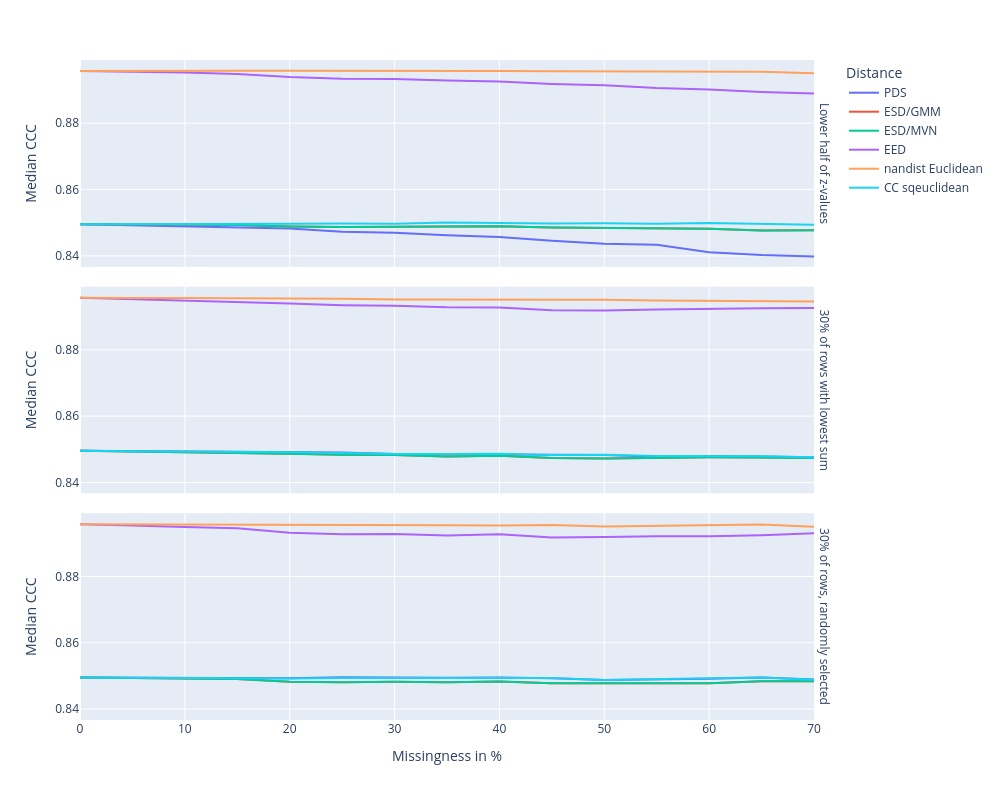

The notebook cell this image was saved under:
### Code cell
# Median CCC, highlighted scenarios
fig = px.line(
    condensed_df[condensed_df["Scenario"].isin(LOWSC)],
    x="Missingness in %",
    y="Median CCC",
    color="Distance",
    facet_row="Scenario",
    title=""
)
fig.update_layout(**LINEPLOT_SIZE)
fig.for_each_annotation(lambda a: a.update(text=SCENARIO_LABELS[a.text.split("=")[-1]]))
fig.for_each_trace(lambda a: a.update(name=DISTLABELS[a.name]))
fig.show()

### Figure 1 — Plotly figure (JSON) as saved in the notebook; plotly's stock layout.template omitted (floating-point values rounded to 4 significant figures)
{"data": [{"hovertemplate": "Distance=dixon_pds_sqeuclidean<br>Scenario=uniform_halflowestscalars<br>Missingness in %=%{x}<br>Median CCC=%{y}<extra></extra>", "legendgroup": "dixon_pds_sqeuclidean", "line": {"color": "#636efa", "dash": "solid"}, "marker": {"symbol": "circle"}, "mode": "lines", "name": "PDS", "orientation": "v", "showlegend": true, "type": "scatter", "x": [0, 1, 2, 5, 10, 15, 20, 25, 30, 35, 40, 45, 50, 55, 60, 65, 70], "xaxis": "x3", "y": [0.8496, 0.8495, 0.8494, 0.8493, 0.8489, 0.8485, 0.8482, 0.8473, 0.847, 0.8462, 0.8457, 0.8445, 0.8437, 0.8433, 0.8411, 0.8403, 0.8398], "yaxis": "y3"}, {"hovertemplate": "Distance=dixon_pds_sqeuclidean<br>Scenario=uniform_lowestrowsumsonly<br>Missingness in %=%{x}<br>Median CCC=%{y}<extra></extra>", "legendgroup": "dixon_pds_sqeuclidean", "line": {"color": "#636efa", "dash": "solid"}, "marker": {"symbol": "circle"}, "mode": "lines", "name": "PDS", "orientation": "v", "showlegend": false, "type": "scatter", "x": [0, 1, 2, 5, 10, 15, 20, 25, 30, 35, 40, 45, 50, 55, 60, 65, 70], "xaxis": "x2", "y": [0.8496, 0.8495, 0.8495, 0.8495, 0.8493, 0.8492, 0.8491, 0.849, 0.8486, 0.8486, 0.8485, 0.8483, 0.8483, 0.8478, 0.848, 0.8478, 0.8476], "yaxis": "y2"}, {"hovertemplate": "Distance=dixon_pds_sqeuclidean<br>Scenario=uniform_randomrows<br>Missingness in %=%{x}<br>Median CCC=%{y}<extra></extra>", "legendgroup": "dixon_pds_sqeuclidean", "line": {"color": "#636efa", "dash": "solid"}, "marker": {"symbol": "circle"}, "mode": "lines", "name": "PDS", "orientation": "v", "showlegend": false, "type": "scatter", "x": [0, 1, 2, 5, 10, 15, 20, 25, 30, 35, 40, 45, 50, 55, 60, 65, 70], "xaxis": "x", "y": [0.8496, 0.8495, 0.8495, 0.8495, 0.8495, 0.8493, 0.8493, 0.8496, 0.8495, 0.8494, 0.8495, 0.8493, 0.8488, 0.8489, 0.8491, 0.8496, 0.8489], "yaxis": "y"}, {"hovertemplate": "Distance=eirola_esd_gmm<br>Scenario=uniform_halflowestscalars<br>Missingness in %=%{x}<br>Median CCC=%{y}<extra></extra>", "legendgroup": "eirola_esd_gmm", "line": {"color": "#EF553B", "dash": "solid"}, "marker": {"symbol": "circle"}, "mode": "lines", "name": "ESD/GMM", "orientation": "v", "showlegend": true, "type": "scatter", "x": [0, 1, 2, 5, 10, 15, 20, 25, 30, 35, 40, 45, 50, 55, 60, 65, 70], "xaxis": "x3", "y": [0.8496, 0.8496, 0.8496, 0.8496, 0.8495, 0.8493, 0.8489, 0.8487, 0.8489, 0.8489, 0.849, 0.8485, 0.8484, 0.8482, 0.8482, 0.8476, 0.8477], "yaxis": "y3"}, {"hovertemplate": "Distance=eirola_esd_gmm<br>Scenario=uniform_lowestrowsumsonly<br>Missingness in %=%{x}<br>Median CCC=%{y}<extra></extra>", "legendgroup": "eirola_esd_gmm", "line": {"color": "#EF553B", "dash": "solid"}, "marker": {"symbol": "circle"}, "mode": "lines", "name": "ESD/GMM", "orientation": "v", "showlegend": false, "type": "scatter", "x": [0, 1, 2, 5, 10, 15, 20, 25, 30, 35, 40, 45, 50, 55, 60, 65, 70], "xaxis": "x2", "y": [0.8496, 0.8495, 0.8495, 0.8493, 0.8493, 0.8489, 0.8487, 0.8483, 0.8483, 0.8479, 0.8481, 0.8474, 0.8473, 0.8475, 0.8476, 0.8475, 0.8474], "yaxis": "y2"}, {"hovertemplate": "Distance=eirola_esd_gmm<br>Scenario=uniform_randomrows<br>Missingness in %=%{x}<br>Median CCC=%{y}<extra></extra>", "legendgroup": "eirola_esd_gmm", "line": {"color": "#EF553B", "dash": "solid"}, "marker": {"symbol": "circle"}, "mode": "lines", "name": "ESD/GMM", "orientation": "v", "showlegend": false, "type": "scatter", "x": [0, 1, 2, 5, 10, 15, 20, 25, 30, 35, 40, 45, 50, 55, 60, 65, 70], "xaxis": "x", "y": [0.8496, 0.8495, 0.8495, 0.8494, 0.8493, 0.8491, 0.8482, 0.8481, 0.8483, 0.8481, 0.8483, 0.8478, 0.8478, 0.8477, 0.8478, 0.8484, 0.8484], "yaxis": "y"}, {"hovertemplate": "Distance=eirola_esd_mvn<br>Scenario=uniform_halflowestscalars<br>Missingness in %=%{x}<br>Median CCC=%{y}<extra></extra>", "legendgroup": "eirola_esd_mvn", "line": {"color": "#00cc96", "dash": "solid"}, "marker": {"symbol": "circle"}, "mode": "lines", "name": "ESD/MVN", "orientation": "v", "showlegend": true, "type": "scatter", "x": [0, 1, 2, 5, 10, 15, 20, 25, 30, 35, 40, 45, 50, 55, 60, 65, 70], "xaxis": "x3", "y": [0.8496, 0.8496, 0.8496, 0.8496, 0.8495, 0.8493, 0.8489, 0.8487, 0.8489, 0.8489, 0.849, 0.8485, 0.8484, 0.8482, 0.8482, 0.8476, 0.8477], "yaxis": "y3"}, {"hovertemplate": "Distance=eirola_esd_mvn<br>Scenario=uniform_lowestrowsumsonly<br>Missingness in %=%{x}<br>Median CCC=%{y}<extra></extra>", "legendgroup": "eirola_esd_mvn", "line": {"color": "#00cc96", "dash": "solid"}, "marker": {"symbol": "circle"}, "mode": "lines", "name": "ESD/MVN", "orientation": "v", "showlegend": false, "type": "scatter", "x": [0, 1, 2, 5, 10, 15, 20, 25, 30, 35, 40, 45, 50, 55, 60, 65, 70], "xaxis": "x2", "y": [0.8496, 0.8495, 0.8495, 0.8493, 0.8493, 0.8489, 0.8487, 0.8483, 0.8483, 0.8479, 0.8481, 0.8474, 0.8473, 0.8475, 0.8476, 0.8475, 0.8474], "yaxis": "y2"}, {"hovertemplate": "Distance=eirola_esd_mvn<br>Scenario=uniform_randomrows<br>Missingness in %=%{x}<br>Median CCC=%{y}<extra></extra>", "legendgroup": "eirola_esd_mvn", "line": {"color": "#00cc96", "dash": "solid"}, "marker": {"symbol": "circle"}, "mode": "lines", "name": "ESD/MVN", "orientation": "v", "showlegend": false, "type": "scatter", "x": [0, 1, 2, 5, 10, 15, 20, 25, 30, 35, 40, 45, 50, 55, 60, 65, 70], "xaxis": "x", "y": [0.8496, 0.8495, 0.8495, 0.8494, 0.8493, 0.8491, 0.8482, 0.8481, 0.8483, 0.8481, 0.8483, 0.8478, 0.8478, 0.8477, 0.8478, 0.8484, 0.8484], "yaxis": "y"}, {"hovertemplate": "Distance=mesquita_eed<br>Scenario=uniform_halflowestscalars<br>Missingness in %=%{x}<br>Median CCC=%{y}<extra></extra>", "legendgroup": "mesquita_eed", "line": {"color": "#ab63fa", "dash": "solid"}, "marker": {"symbol": "circle"}, "mode": "lines", "name": "EED", "orientation": "v", "showlegend": true, "type": "scatter", "x": [0, 1, 2, 5, 10, 15, 20, 25, 30, 35, 40, 45, 50, 55, 60, 65, 70], "xaxis": "x3", "y": [0.8957, 0.8957, 0.8956, 0.8955, 0.8953, 0.8948, 0.8939, 0.8934, 0.8933, 0.8928, 0.8926, 0.8918, 0.8915, 0.8906, 0.8902, 0.8894, 0.8889], "yaxis": "y3"}, {"hovertemplate": "Distance=mesquita_eed<br>Scenario=uniform_lowestrowsumsonly<br>Missingness in %=%{x}<br>Median CCC=%{y}<extra></extra>", "legendgroup": "mesquita_eed", "line": {"color": "#ab63fa", "dash": "solid"}, "marker": {"symbol": "circle"}, "mode": "lines", "name": "EED", "orientation": "v", "showlegend": false, "type": "scatter", "x": [0, 1, 2, 5, 10, 15, 20, 25, 30, 35, 40, 45, 50, 55, 60, 65, 70], "xaxis": "x2", "y": [0.8957, 0.8956, 0.8956, 0.8952, 0.8949, 0.8944, 0.8939, 0.8934, 0.8933, 0.8928, 0.8928, 0.8919, 0.8918, 0.8922, 0.8924, 0.8925, 0.8926], "yaxis": "y2"}, {"hovertemplate": "Distance=mesquita_eed<br>Scenario=uniform_randomrows<br>Missingness in %=%{x}<br>Median CCC=%{y}<extra></extra>", "legendgroup": "mesquita_eed", "line": {"color": "#ab63fa", "dash": "solid"}, "marker": {"symbol": "circle"}, "mode": "lines", "name": "EED", "orientation": "v", "showlegend": false, "type": "scatter", "x": [0, 1, 2, 5, 10, 15, 20, 25, 30, 35, 40, 45, 50, 55, 60, 65, 70], "xaxis": "x", "y": [0.8957, 0.8957, 0.8956, 0.8954, 0.8949, 0.8945, 0.8932, 0.8927, 0.8928, 0.8923, 0.8927, 0.8918, 0.8918, 0.8921, 0.8921, 0.8924, 0.893], "yaxis": "y"}, {"hovertemplate": "Distance=nandist_euclidean<br>Scenario=uniform_halflowestscalars<br>Missingness in %=%{x}<br>Median CCC=%{y}<extra></extra>", "legendgroup": "nandist_euclidean", "line": {"color": "#FFA15A", "dash": "solid"}, "marker": {"symbol": "circle"}, "mode": "lines", "name": "nandist Euclidean", "orientation": "v", "showlegend": true, "type": "scatter", "x": [0, 1, 2, 5, 10, 15, 20, 25, 30, 35, 40, 45, 50, 55, 60, 65, 70], "xaxis": "x3", "y": [0.8957, 0.8957, 0.8957, 0.8958, 0.8958, 0.8958, 0.8958, 0.8958, 0.8957, 0.8959, 0.8958, 0.8957, 0.8956, 0.8955, 0.8956, 0.8955, 0.8951], "yaxis": "y3"}, {"hovertemplate": "Distance=nandist_euclidean<br>Scenario=uniform_lowestrowsumsonly<br>Missingness in %=%{x}<br>Median CCC=%{y}<extra></extra>", "legendgroup": "nandist_euclidean", "line": {"color": "#FFA15A", "dash": "solid"}, "marker": {"symbol": "circle"}, "mode": "lines", "name": "nandist Euclidean", "orientation": "v", "showlegend": false, "type": "scatter", "x": [0, 1, 2, 5, 10, 15, 20, 25, 30, 35, 40, 45, 50, 55, 60, 65, 70], "xaxis": "x2", "y": [0.8957, 0.8957, 0.8956, 0.8956, 0.8956, 0.8956, 0.8955, 0.8954, 0.8952, 0.8951, 0.8952, 0.895, 0.8951, 0.8948, 0.8948, 0.8948, 0.8946], "yaxis": "y2"}, {"hovertemplate": "Distance=nandist_euclidean<br>Scenario=uniform_randomrows<br>Missingness in %=%{x}<br>Median CCC=%{y}<extra></extra>", "legendgroup": "nandist_euclidean", "line": {"color": "#FFA15A", "dash": "solid"}, "marker": {"symbol": "circle"}, "mode": "lines", "name": "nandist Euclidean", "orientation": "v", "showlegend": false, "type": "scatter", "x": [0, 1, 2, 5, 10, 15, 20, 25, 30, 35, 40, 45, 50, 55, 60, 65, 70], "xaxis": "x", "y": [0.8957, 0.8957, 0.8957, 0.8956, 0.8957, 0.8955, 0.8954, 0.8956, 0.8954, 0.8954, 0.8953, 0.8955, 0.895, 0.8953, 0.8954, 0.8956, 0.8949], "yaxis": "y"}, {"hovertemplate": "Distance=sqeuclidean<br>Scenario=uniform_halflowestscalars<br>Missingness in %=%{x}<br>Median CCC=%{y}<extra></extra>", "legendgroup": "sqeuclidean", "line": {"color": "#19d3f3", "dash": "solid"}, "marker": {"symbol": "circle"}, "mode": "lines", "name": "CC sqeuclidean", "orientation": "v", "showlegend": true, "type": "scatter", "x": [0, 1, 2, 5, 10, 15, 20, 25, 30, 35, 40, 45, 50, 55, 60, 65, 70], "xaxis": "x3", "y": [0.8496, 0.8496, 0.8495, 0.8496, 0.8498, 0.8497, 0.8497, 0.8498, 0.8497, 0.8501, 0.8498, 0.8498, 0.8499, 0.8497, 0.8499, 0.8497, 0.8494], "yaxis": "y3"}, {"hovertemplate": "Distance=sqeuclidean<br>Scenario=uniform_lowestrowsumsonly<br>Missingness in %=%{x}<br>Median CCC=%{y}<extra></extra>", "legendgroup": "sqeuclidean", "line": {"color": "#19d3f3", "dash": "solid"}, "marker": {"symbol": "circle"}, "mode": "lines", "name": "CC sqeuclidean", "orientation": "v", "showlegend": false, "type": "scatter", "x": [0, 1, 2, 5, 10, 15, 20, 25, 30, 35, 40, 45, 50, 55, 60, 65, 70], "xaxis": "x2", "y": [0.8496, 0.8495, 0.8495, 0.8494, 0.8494, 0.8493, 0.8491, 0.8489, 0.8486, 0.8486, 0.8486, 0.8483, 0.8484, 0.848, 0.848, 0.8479, 0.8476], "yaxis": "y2"}, {"hovertemplate": "Distance=sqeuclidean<br>Scenario=uniform_randomrows<br>Missingness in %=%{x}<br>Median CCC=%{y}<extra></extra>", "legendgroup": "sqeuclidean", "line": {"color": "#19d3f3", "dash": "solid"}, "marker": {"symbol": "circle"}, "mode": "lines", "name": "CC sqeuclidean", "orientation": "v", "showlegend": false, "type": "scatter", "x": [0, 1, 2, 5, 10, 15, 20, 25, 30, 35, 40, 45, 50, 55, 60, 65, 70], "xaxis": "x", "y": [0.8496, 0.8495, 0.8495, 0.8494, 0.8495, 0.8493, 0.8492, 0.8494, 0.8494, 0.8493, 0.8492, 0.8494, 0.8488, 0.8491, 0.8493, 0.8495, 0.8488], "yaxis": "y"}], "layout": {"annotations": [{"font": {}, "showarrow": false, "text": "30% of rows, randomly selected", "textangle": 90, "x": 0.98, "xanchor": "left", "xref": "paper", "y": 0.1567, "yanchor": "middle", "yref": "paper"}, {"font": {}, "showarrow": false, "text": "30% of rows with lowest sum", "textangle": 90, "x": 0.98, "xanchor": "left", "xref": "paper", "y": 0.5, "yanchor": "middle", "yref": "paper"}, {"font": {}, "showarrow": false, "text": "Lower half of z-values", "textangle": 90, "x": 0.98, "xanchor": "left", "xref": "paper", "y": 0.8433, "yanchor": "middle", "yref": "paper"}], "height": 800, "legend": {"title": {"text": "Distance"}, "tracegroupgap": 0}, "margin": {"t": 60}, "width": 1000, "xaxis": {"anchor": "y", "domain": [0, 0.98], "title": {"text": "Missingness in %"}}, "xaxis2": {"anchor": "y2", "domain": [0, 0.98], "matches": "x", "showticklabels": false}, "xaxis3": {"anchor": "y3", "domain": [0, 0.98], "matches": "x", "showticklabels": false}, "yaxis": {"anchor": "x", "domain": [0, 0.3133], "title": {"text": "Median CCC"}}, "yaxis2": {"anchor": "x2", "domain": [0.3433, 0.6567], "matches": "y", "title": {"text": "Median CCC"}}, "yaxis3": {"anchor": "x3", "domain": [0.6867, 1.0], "matches": "y", "title": {"text": "Median CCC"}}}}
